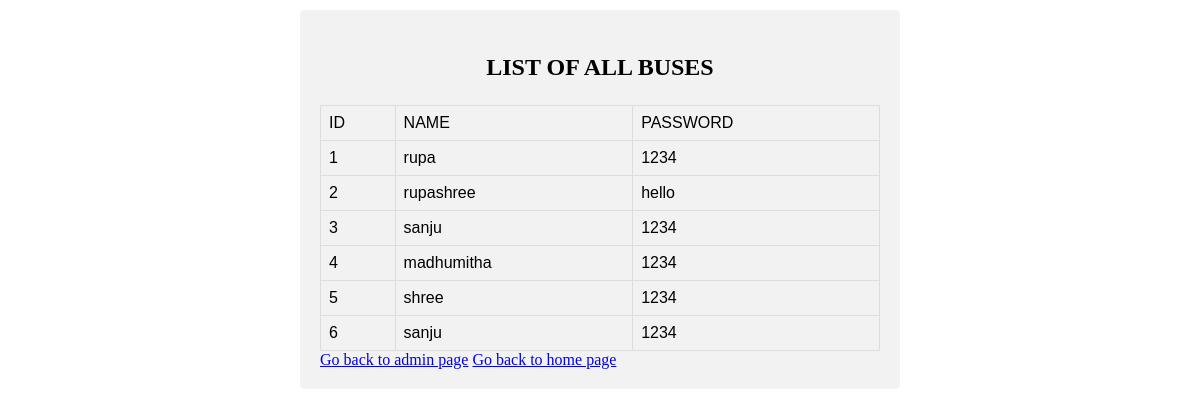
/userlist.html (signed in), run on the app's committed database.
### tables this page shows
CREATE TABLE user (ids INTEGER PRIMARY KEY,name TEXT, pass TEXT);

### __init__.py (the view)
@app.route('/userlist.html')
def userlist():
    username = session['username']
    con = sql.connect("database.db")
    con.row_factory = sql.Row
    cur = con.cursor()
    cur.execute("select * from user")
    rows = cur.fetchall();
    msg = "LIST OF ALL BUSES"
    return render_template("userlist.html", rows=rows, msg=msg, user=username)

### templates/userlist.html (shortened to what this page needs)
<!doctype html>
<html>
   <body>
<div>
   <h3>{{msg}}</h3>
      <table border = 1 id="customers">
         <thead>
            <td>ID</td>
            <td>NAME</td>
            <td>PASSWORD</td>
         </thead>
         {% for row in rows %}
            <tr>
               <td>{{row[0]}}</td>
               <td>{{row[1]}}</td>
               <td> {{ row[2]}}</td>
            </tr>
         {% endfor %}
      </table>
      <a href="/admin">Go back to admin page</a>
      <a href = "/">Go back to home page</a>
</div>
   </body>
</html>

### templates/userlist.html (style rules this page uses)
body { margin: auto; width: 50%; padding: 10px; }
h3 { font-size:2vw; font-weight:bold; font-family: "Times New Roman", Times, serif; text-align:center; }
div { border-radius: 5px; background-color: #f2f2f2; padding: 20px; }
#customers { font-family: "Trebuchet MS", Arial, Helvetica, sans-serif; border-collapse: collapse; width: 100%; }
#customers td, #customers th { border: 1px solid #ddd; padding: 8px; }
#customers tr:nth-child(even) { background-color: #f2f2f2; }

### data on the page
user: ids "1", name "rupa", pass "1234"
user: ids "2", name "rupashree", pass "hello"
user: ids "3", name "sanju", pass "1234"
user: ids "4", name "madhumitha", pass "1234"
user: ids "5", name "shree", pass "1234"
user: ids "6", name "sanju", pass "1234"

### other printed values
{{ msg }} "LIST OF ALL BUSES"
